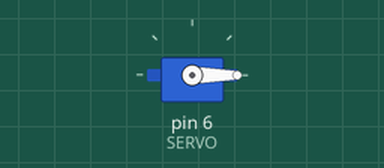
This sketch was run on a simulated Arduino Uno, built with avr-gcc and run on an emulated ATmega328P. Parts: servo.

Above: at 0.05 s.
At 2.05 s:
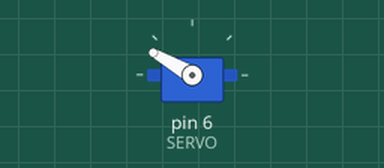
At 4.0 s:
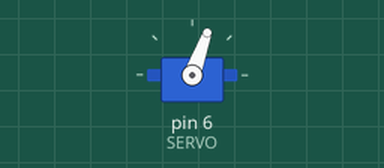
Timing chart, 0 to 5.2 s (numbered marks = the images above):
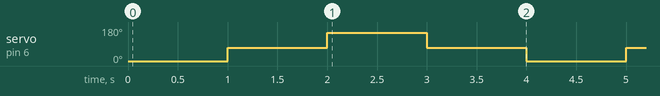

Measured:
- by itself, servo on pin 6 (SERVO): repeats every 4.0 s: 150° 1.0 s, 70° 1.0 s, 0° 1.0 s, 70° 1.0 s

The sketch:

servo.ino
```cpp
#include <Servo.h>

#define SERVO 6 // Porta Digital 6 PWM

Servo s; // Variável Servo
int pos; // Posição Servo

void setup ()
{
  s.attach(SERVO);
  Serial.begin(9600);
  s.write(0); // Inicia motor posição zero
}

void loop()
{
  s.write(0);
  delay(1000);
  s.write(70);
  delay(1000);
  s.write(150);
  delay(1000);
  s.write(70);
  delay(1000);
}
```
